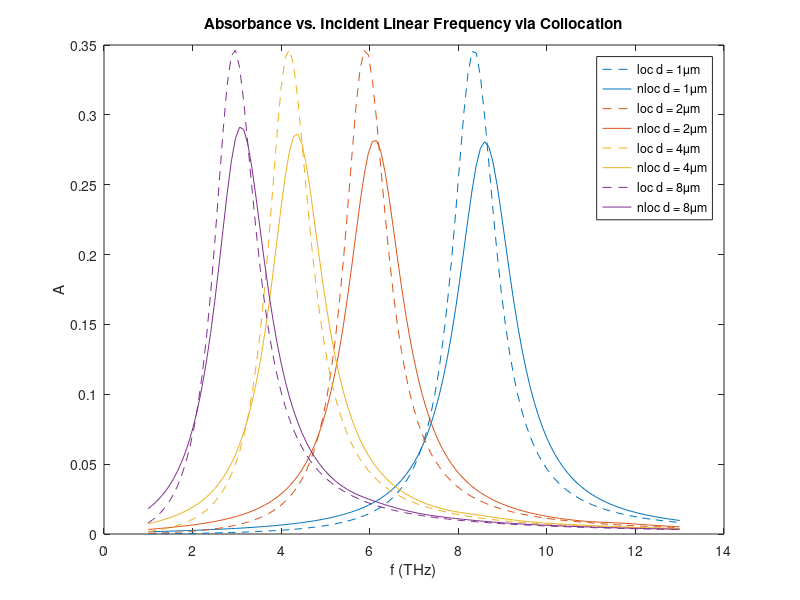

Write MATLAB code to recreate this figure.
% see hops for detailed explanation
tic;
T = 'M';
Tc0 = 2.9979e2; hT = 4.1357e-3; e2epsilon0 = 55.2635;
hc = 1.2398; hBarT = 6.5821e-4;
epsilon_u = 3; epsilon_w = 4; E_F = 0.4;
D = [1,2,4,8]; theta = 0; N = [0;1]; vF = 1; tau = 0.09;
Gamma = 3.7e-3; delta = 1;
tau_u = (T=='E') + (T=='M') / epsilon_u;
tau_w = (T=='E') + (T=='M') / epsilon_w;
C2 = (T=='E') + (T=='M') * (epsilon_u/epsilon_w);
Nx = 128; I = eye(Nx);
P = [0:Nx/2-1 -Nx/2:-1]; P = P';
Nf = 128; F = 1:12/Nf:13;
Aloc = zeros(4,Nf); Anloc = zeros(4,Nf);
Acolor = [[0, 0.4470, 0.7410]; [0.8500, 0.3250, 0.0980];...
    [0.9290, 0.6940, 0.1250]; [0.4940, 0.1840, 0.5560]];
for j = 1:4
    d = D(j);
    x = 0:d/Nx:d-d/Nx; x = x';
    X0 = 1; w = d/2;
    X = @(x) X0 + delta * (-X0 + (d/2-w/2<x & x<d/2+w/2) .* sqrt(1-4*((x-d/2)/w).^2));
    for k = 1:Nf+1
        f = F(k); omega = f*2*pi;
        k0 = omega / Tc0;
        ku = sqrt(epsilon_u) * k0;
        kw = sqrt(epsilon_w) * k0;
        alpha = ku * sin(theta);
        alpha_p = alpha + 2*pi/d * P;
        gamma_u = ku * cos(theta);
        gamma_w = kw * cos(theta);
        gamma_u_p = (alpha_p.^2 <= ku^2) .* sqrt(ku^2 - alpha_p.^2) ...
                 + 1i * (alpha_p.^2 > ku^2) .* sqrt(alpha_p.^2 - ku^2);
        gamma_w_p = (alpha_p.^2 <= kw^2) .* sqrt(kw^2 - alpha_p.^2) ...
                 + 1i * (alpha_p.^2 > kw^2) .* sqrt(alpha_p.^2 - kw^2);
        xi = -1 * ones(Nx,1); nu = 1i * gamma_u * ones(Nx,1);
        sigma0 = 2*E_F/(hc*e2epsilon0*(Gamma-1i*hBarT*omega));
        A0 = (T=='M') * norm(N) * sigma0 / (1i * k0);
        B0 = (T=='E') * 1i * k0 * sigma0 / norm(N);
        sigmaBGK = sigma0*vF^2*(3*f+2i/tau)/(4*f*(f+1i/tau)^2);
        A1 = (T=='M') * norm(N) * sigmaBGK / (1i * k0);
        B1 = (T=='E') * 1i * k0 * sigmaBGK / norm(N);
        % Fourier DNOs
        G0hat = diag(-1i*gamma_u_p); J0hat = diag(-1i*gamma_w_p);
        % Recover physical DNOs and differentiation matrix
        G0 = I; J0 = I; Diff = I;
        for i = 1:Nx
            G0(:,i) = ifft(G0hat * fft(I(:,i)));
            J0(:,i) = ifft(J0hat * fft(I(:,i)));
            Diff(:,i) = ifft(diag(1i*P) * fft(I(:,i)));
        end
        % solve linear system
        % local
        LHS = [I -I+A0*diag(X(x))*tau_w*J0;tau_u*G0 tau_w*J0-B0*diag(X(x))];
        RHS = [xi; -tau_u*nu];
        Sol = LHS \ RHS;
        U = Sol(1:Nx); W = Sol(Nx+1:2*Nx);
        U_hat = fft(U)/Nx; W_hat = fft(W)/Nx;
        e_u_p = gamma_u_p .* (U_hat .* conj(U_hat)) / gamma_u_p(1);
        e_w_p = gamma_w_p .* (W_hat .* conj(W_hat)) / gamma_u_p(1);
        R = (alpha_p.^2 <= ku^2)' * e_u_p;
        S = (alpha_p.^2 <= kw^2)' * e_w_p;
        Aloc(j,k) = 1 - R - C2*S;
        % nonlocal
        LHS = [I -I+(A0*I-A1*Diff^2)*diag(X(x))*tau_w*J0; ...
            tau_u*G0 tau_w*J0-(B0*I-B1*Diff^2)*diag(X(x))];
        Sol = LHS \ RHS;
        U = Sol(1:Nx); W = Sol(Nx+1:2*Nx);
        U_hat = fft(U)/Nx; W_hat = fft(W)/Nx;
        e_u_p = gamma_u_p .* (U_hat .* conj(U_hat)) / gamma_u_p(1);
        e_w_p = gamma_w_p .* (W_hat .* conj(W_hat)) / gamma_u_p(1);
        R = (alpha_p.^2 <= ku^2)' * e_u_p;
        S = (alpha_p.^2 <= kw^2)' * e_w_p;
        Anloc(j,k) = 1 - R - C2*S;
    end
    plot(F,Aloc(j,:),'--','Color',Acolor(j,:))
    hold on
    plot(F,Anloc(j,:),'Color',Acolor(j,:))
end
title('Absorbance vs. Incident Linear Frequency via Collocation')
xlabel('f (THz)')
ylabel('A')
legend('loc d = 1\mum','nloc d = 1\mum','loc d = 2\mum','nloc d = 2\mum',...
    'loc d = 4\mum','nloc d = 4\mum','loc d = 8\mum','nloc d = 8\mum')
hold off
saveas(gcf,'collocation.png')
fprintf('Collocation terminates with %f seconds.\n',toc);